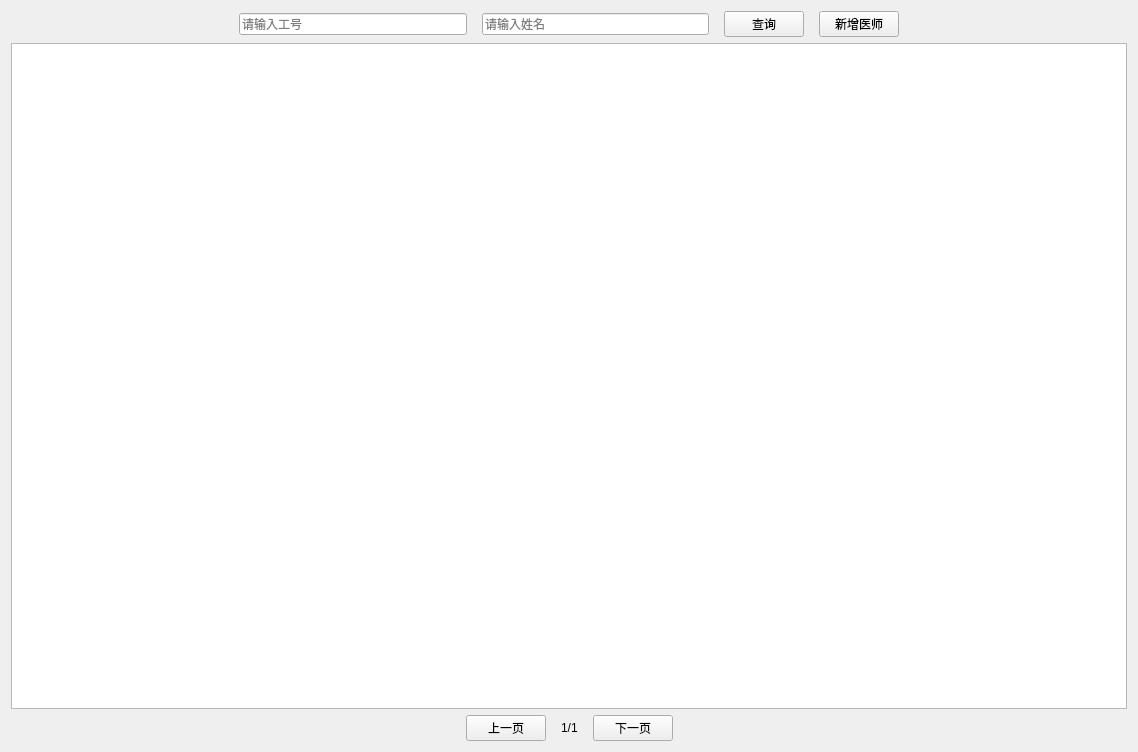
<?xml version="1.0" encoding="UTF-8"?>
<ui version="4.0">
 <class>DoctorManagementWidget</class>
 <widget class="QWidget" name="DoctorManagementWidget">
  <property name="geometry">
   <rect>
    <x>0</x>
    <y>0</y>
    <width>1138</width>
    <height>752</height>
   </rect>
  </property>
  <property name="windowTitle">
   <string>Form</string>
  </property>
  <layout class="QVBoxLayout" name="verticalLayout" stretch="0,1,0">
   <item>
    <layout class="QHBoxLayout" name="top_layout">
     <property name="spacing">
      <number>15</number>
     </property>
     <item>
      <spacer name="horizontalSpacer">
       <property name="orientation">
        <enum>Qt::Orientation::Horizontal</enum>
       </property>
       <property name="sizeHint" stdset="0">
        <size>
         <width>40</width>
         <height>20</height>
        </size>
       </property>
      </spacer>
     </item>
     <item>
      <widget class="QLineEdit" name="edit_workno">
       <property name="placeholderText">
        <string>请输入工号</string>
       </property>
      </widget>
     </item>
     <item>
      <widget class="QLineEdit" name="edit_name">
       <property name="placeholderText">
        <string>请输入姓名</string>
       </property>
      </widget>
     </item>
     <item>
      <widget class="QPushButton" name="btn_search">
       <property name="text">
        <string>查询</string>
       </property>
      </widget>
     </item>
     <item>
      <widget class="QPushButton" name="btn_addDoc">
       <property name="text">
        <string>新增医师</string>
       </property>
      </widget>
     </item>
     <item>
      <spacer name="horizontalSpacer_2">
       <property name="orientation">
        <enum>Qt::Orientation::Horizontal</enum>
       </property>
       <property name="sizeHint" stdset="0">
        <size>
         <width>40</width>
         <height>20</height>
        </size>
       </property>
      </spacer>
     </item>
    </layout>
   </item>
   <item>
    <widget class="QTableWidget" name="tableWidget"/>
   </item>
   <item>
    <layout class="QHBoxLayout" name="bottom_layout">
     <property name="spacing">
      <number>15</number>
     </property>
     <item>
      <spacer name="horizontalSpacer_3">
       <property name="orientation">
        <enum>Qt::Orientation::Horizontal</enum>
       </property>
       <property name="sizeHint" stdset="0">
        <size>
         <width>40</width>
         <height>20</height>
        </size>
       </property>
      </spacer>
     </item>
     <item>
      <widget class="QPushButton" name="btn_prev">
       <property name="text">
        <string>上一页</string>
       </property>
      </widget>
     </item>
     <item>
      <widget class="QLabel" name="lab_pageInfo">
       <property name="text">
        <string>1/1</string>
       </property>
      </widget>
     </item>
     <item>
      <widget class="QPushButton" name="btn_next">
       <property name="text">
        <string>下一页</string>
       </property>
      </widget>
     </item>
     <item>
      <spacer name="horizontalSpacer_4">
       <property name="orientation">
        <enum>Qt::Orientation::Horizontal</enum>
       </property>
       <property name="sizeHint" stdset="0">
        <size>
         <width>40</width>
         <height>20</height>
        </size>
       </property>
      </spacer>
     </item>
    </layout>
   </item>
  </layout>
 </widget>
 <resources/>
 <connections/>
</ui>
